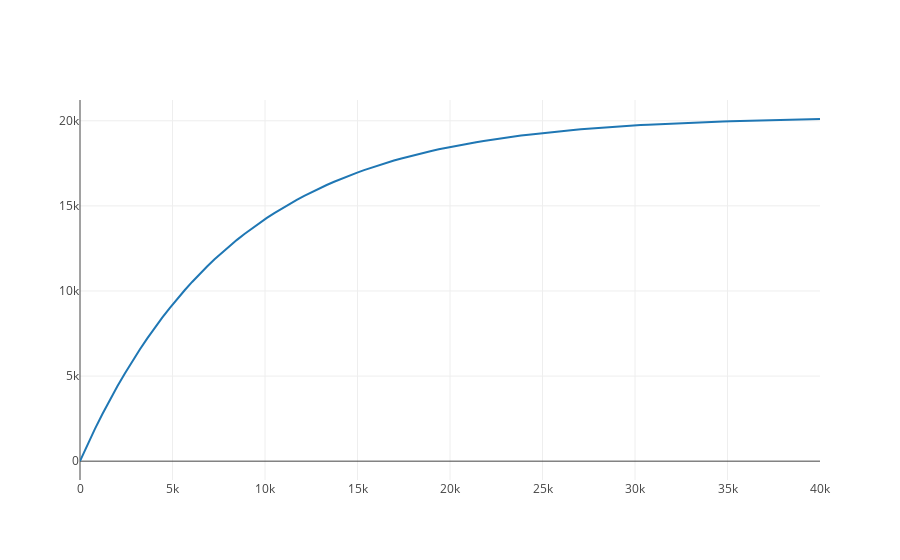

The cell this chart's notebook holds for it:
### Code cell
import tellurium as te
te.setDefaultPlottingEngine('plotly')

# Production (P) = 2.45 
# But need this to be constant with time
# M0 constant, boundary condition
# const species S1
# M0 -> M1; K0*M0

# Decay(D)
# M1 -> M2; k1*M1

# Don't have to worry about signs in your rate constants because 

model1 = """
model test
    compartment C1;
    C1 = 1.0;       # volume of the compartment
    const species S0;
    var species S1, S2;

    S0 = 2.45
    S1 = 10.0;
    S2 = 0.0;
    S0 in C1; S1 in C1; S2 in C1;
    J0: S0 -> S1; k0*S0
    J1: S1 -> S2; k1*S1;

    k0 = 1.0;
    k1 = 1.209e-4;
end
"""
# load models
r = te.loada(model1)

r.simulate(0, 40000, 100, ["time","S1"]) # from, to, steps
r.plot()
